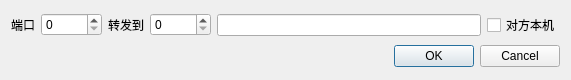
<?xml version="1.0" encoding="UTF-8"?>
<ui version="4.0">
 <class>AddTransferDlg</class>
 <widget class="QWidget" name="AddTransferDlg">
  <property name="geometry">
   <rect>
    <x>0</x>
    <y>0</y>
    <width>571</width>
    <height>80</height>
   </rect>
  </property>
  <property name="windowTitle">
   <string>添加转发</string>
  </property>
  <layout class="QVBoxLayout" name="verticalLayout">
   <item>
    <layout class="QHBoxLayout" name="horizontalLayout">
     <item>
      <widget class="QLabel" name="label">
       <property name="sizePolicy">
        <sizepolicy hsizetype="Fixed" vsizetype="Preferred">
         <horstretch>0</horstretch>
         <verstretch>0</verstretch>
        </sizepolicy>
       </property>
       <property name="text">
        <string>端口</string>
       </property>
      </widget>
     </item>
     <item>
      <widget class="QSpinBox" name="spinBoxLocalPort">
       <property name="minimum">
        <number>0</number>
       </property>
       <property name="maximum">
        <number>65535</number>
       </property>
       <property name="value">
        <number>0</number>
       </property>
      </widget>
     </item>
     <item>
      <widget class="QLabel" name="label_2">
       <property name="sizePolicy">
        <sizepolicy hsizetype="Fixed" vsizetype="Preferred">
         <horstretch>0</horstretch>
         <verstretch>0</verstretch>
        </sizepolicy>
       </property>
       <property name="text">
        <string>转发到</string>
       </property>
      </widget>
     </item>
     <item>
      <widget class="QSpinBox" name="spinBoxRemotePort">
       <property name="minimum">
        <number>0</number>
       </property>
       <property name="maximum">
        <number>65535</number>
       </property>
       <property name="value">
        <number>0</number>
       </property>
      </widget>
     </item>
     <item>
      <widget class="QLineEdit" name="editRemoteAddress"/>
     </item>
     <item>
      <widget class="QCheckBox" name="checkBoxPeerLocal">
       <property name="text">
        <string>对方本机</string>
       </property>
      </widget>
     </item>
    </layout>
   </item>
   <item>
    <widget class="QDialogButtonBox" name="buttonBox">
     <property name="standardButtons">
      <set>QDialogButtonBox::Cancel|QDialogButtonBox::Ok</set>
     </property>
    </widget>
   </item>
  </layout>
 </widget>
 <layoutdefault spacing="6" margin="11"/>
 <resources/>
 <connections/>
</ui>
